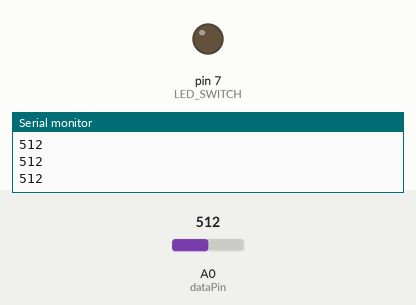
A sketch run on a simulated Arduino Uno, built with avr-gcc and run on an emulated ATmega328P. Shown: output pins drawn as LEDs (lit = HIGH), the last lines printed to the serial monitor. The inputs (shaded band) are chosen by the test bench; at power-on: A0 (dataPin) = 512.

Above: at 1.2 s.
1.3 s: A0 (dataPin) set to 309
2.8 s: A0 (dataPin) set to 284
At 3.9 s:
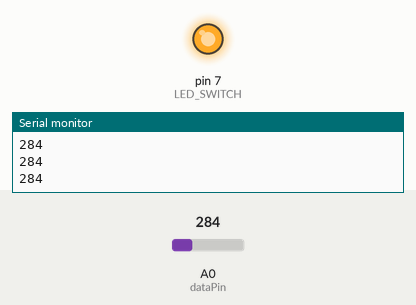
4.3 s: A0 (dataPin) set to 306
At 5.0 s:
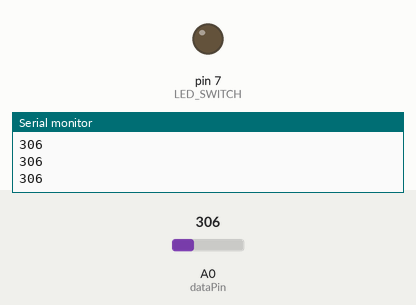
5.8 s: A0 (dataPin) set to 290
At 6.2 s:
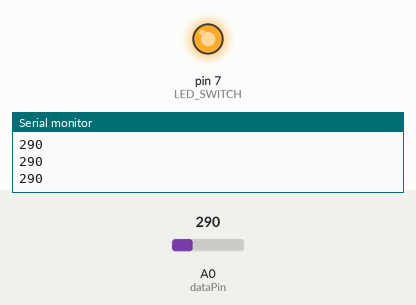
Timing chart, 0 to 8.3 s (numbered marks = the images above; inputs shaded):
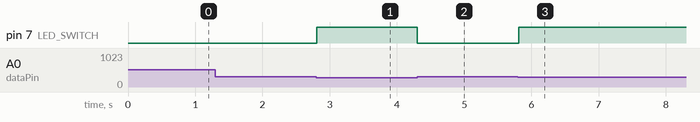

Measured:
- the behaviour switches between 301 and 300 on A0 (dataPin) (found by bisection; images 0 and 1)
- after the input at 2.8 s, pin 7 (LED_SWITCH): LOW → HIGH at once
- after the input at 4.3 s, pin 7 (LED_SWITCH): HIGH → LOW at once
- after the input at 5.8 s, pin 7 (LED_SWITCH): LOW → HIGH at once

The sketch:

LEDSWITCH.ino
```cpp
int LED_SWITCH = 7;
int value = 0;
int dataPin = A0;

void setup() {
  pinMode(dataPin, INPUT);
  pinMode(LED_SWITCH, OUTPUT);
  Serial.begin(9600);
}

void loop() {

  value = analogRead(dataPin);
Serial.println(value);
  if (value <= 300){ //check the threshold of mostly dry and check after water + 60 minutes 20% of that top number - bottom number is when to alert
    digitalWrite(LED_SWITCH, HIGH);
  }else{
    digitalWrite(LED_SWITCH, LOW);
  }
}
```
